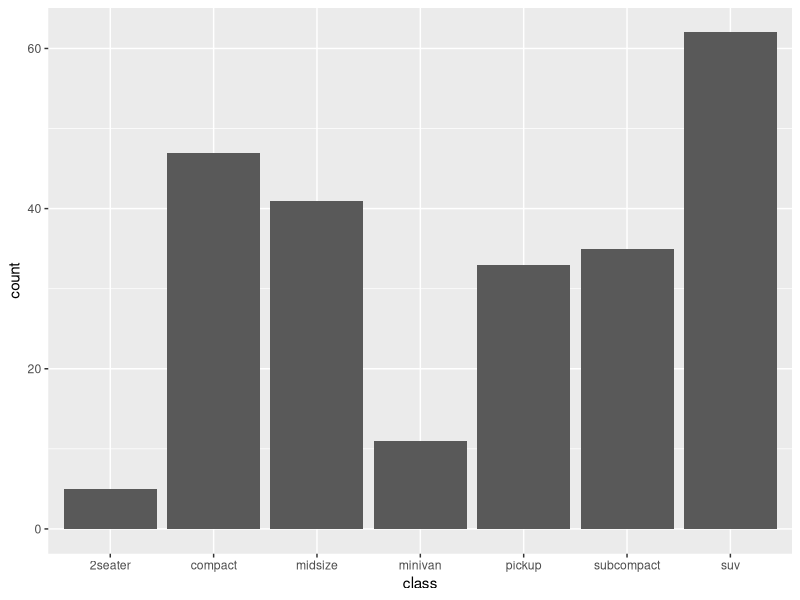
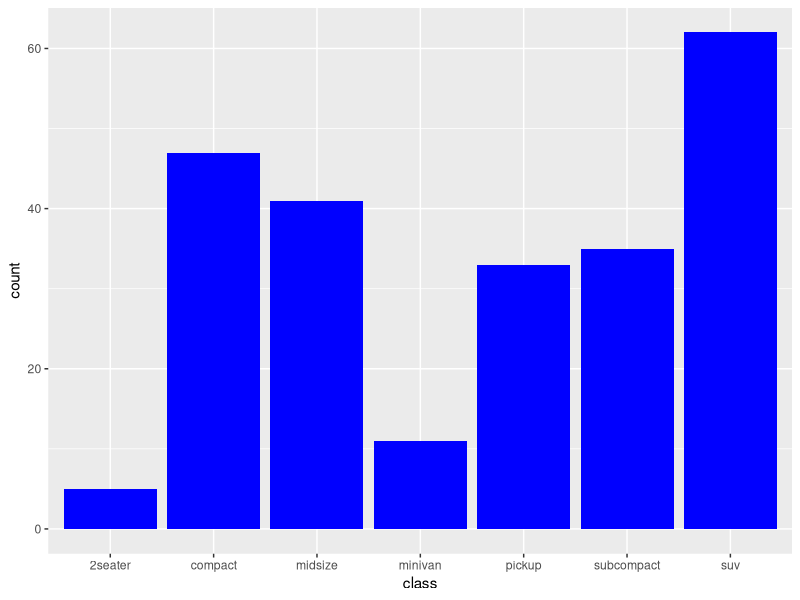
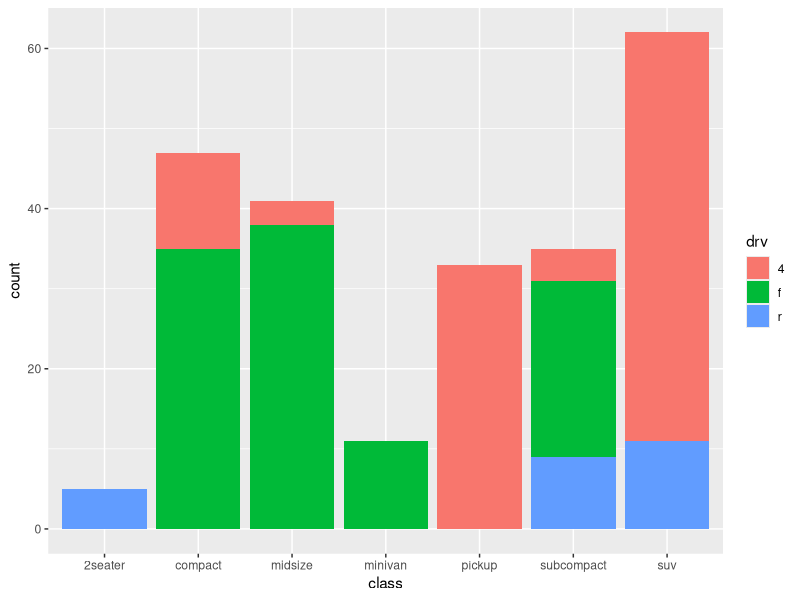
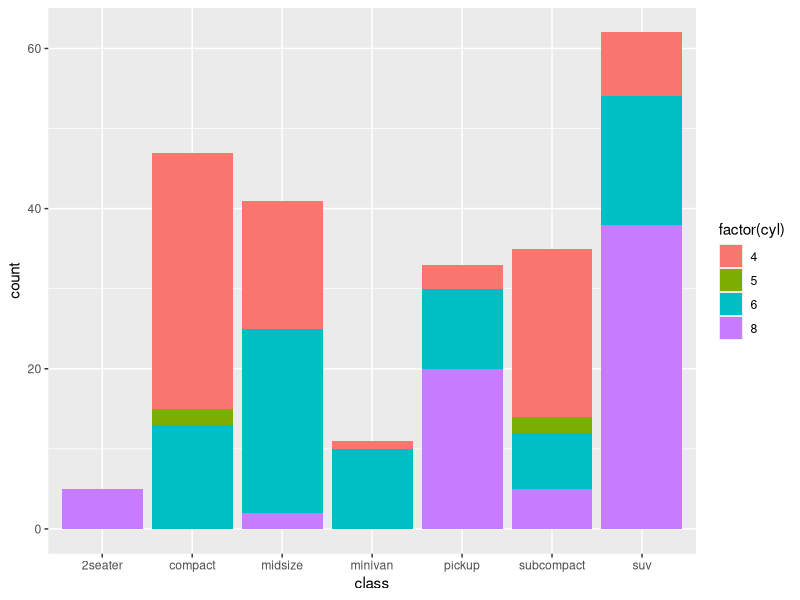
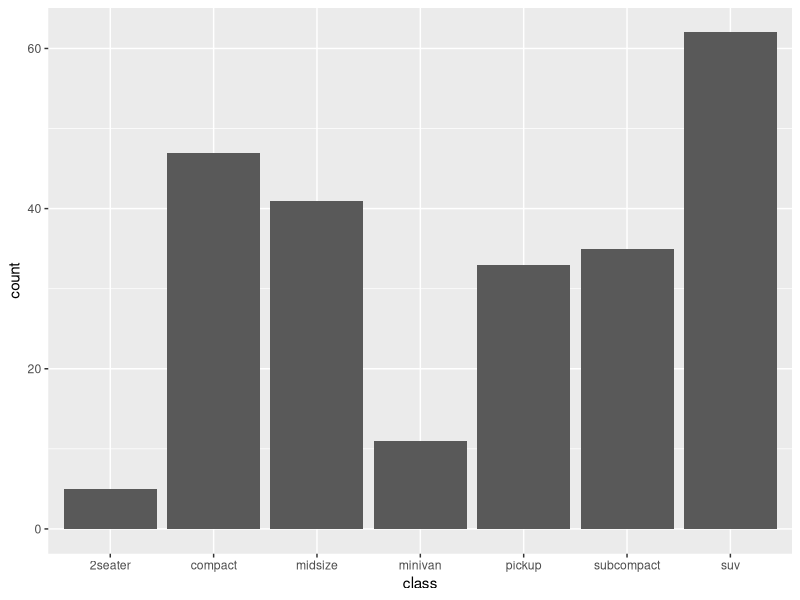
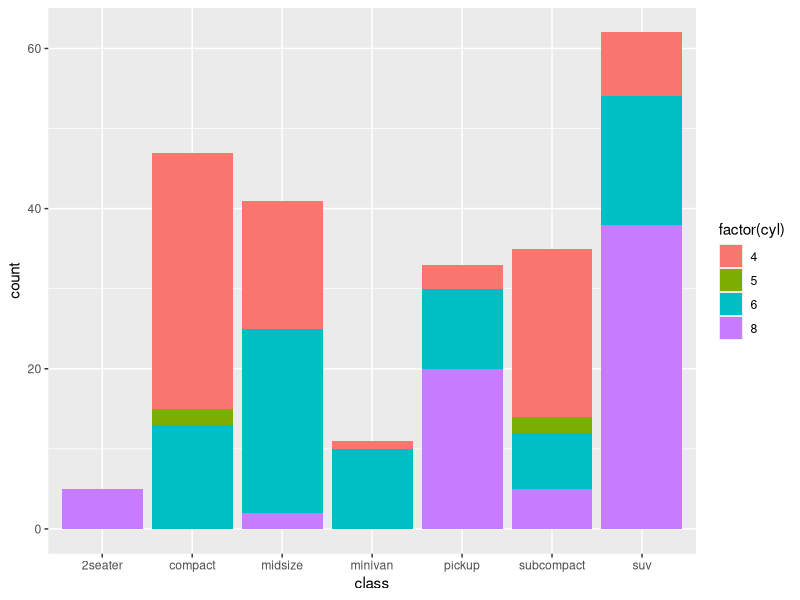
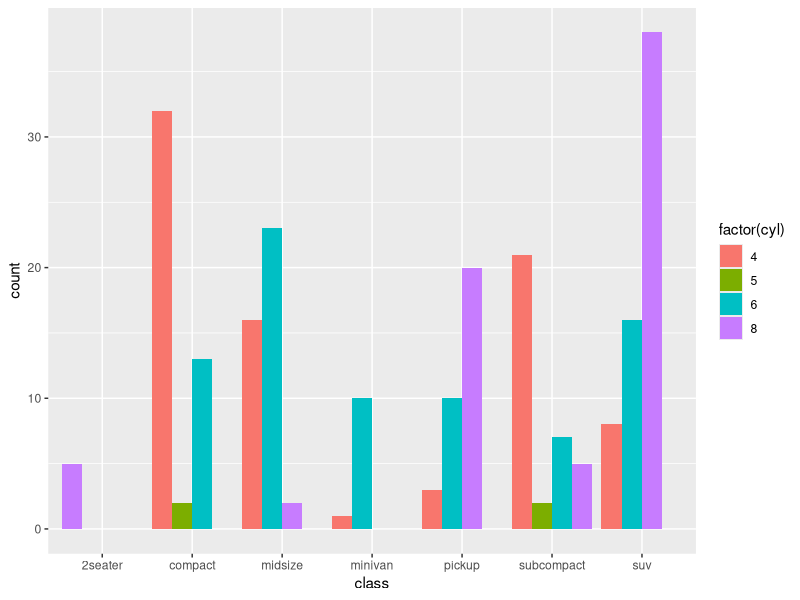
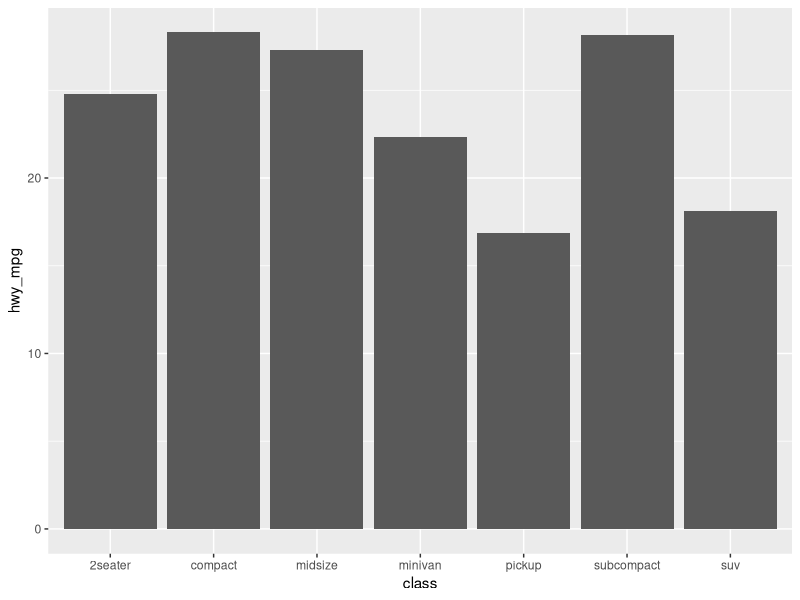

Recreate these plots in R, in order. (Note: this script raises an error after producing the figures.)
# This workbook is built to help you master the bar chart in ggplot
# It is designed to accompany this guide on my website:
# https://michaeltoth.me/a-detailed-guide-to-the-ggplot-scatter-plot-in-r.html


################################################################################
##################### Loading Packages & Investigating Data ####################
################################################################################

# 1. Load your packages

library(tidyverse)



# 2. Investigate the dataset

head(mpg)
str(mpg)

# QUESTION: What variables are in the data, and what values do you see?



################################################################################
############################## Creating Bar Charts #############################
################################################################################

# 3. Create your first bar chart

ggplot(mpg) +
    geom_bar(aes(x = class))

# QUESTION: What can you say about the different types of cars in the dataset?



# 4. Changing bar color in a ggplot bar chart

ggplot(mpg) +
    geom_bar(aes(x = class), fill = 'blue')

# EXERCISE: Try changing the color to see how that affects your plot.
# HINT: You can try colors like 'red', 'green', or 'yellow'
# HINT: You can also try hex color codes if you have a specific color to match. 
# HINT: Try: '#0FA173' for the color above. Don't forget the #
# HINT: Look up your own hex color codes here: https://htmlcolorcodes.com/color-picker/



# 5. Stacked Bar Chart: Map the variable drv (front-, back-, 4-wheel drive) to a color

ggplot(mpg) +
    geom_bar(aes(x = class, fill = drv))

# QUESTION: Why does this graph produce multiple colors, when the prior graph produced only one?
# EXERCISE: Try replacing `drv` with a different variable to see what happens
# HINT: Try using a categorical variable like trans



# 6. Stacked Bar Chart: Map the variable cyl (4-, 6-, 8-cylinder engine) to a color

ggplot(mpg) + 
    geom_bar(aes(x = class, fill = factor(cyl)))

# EXERCISE: Run the two blocks of code below and compare their output
# HINT: Look at the color scale in the legend!
# QUESTION: Why did we map the variable cyl above to a factor? 
# HINT: Stacked bar charts don't work well with continuous variables
# HINT: A color scale for a categorical variable is a series of discrete colors

# Code block 1

ggplot(mpg) + 
    geom_bar(aes(x = class, fill = cyl))


# Code block 2

ggplot(mpg) + 
    geom_bar(aes(x = class, fill = factor(cyl)))



# 7. Dodged Bar Chart: Map the variable cyl (4-, 6-, 8-cylinder engine) to a color

ggplot(mpg) + 
    geom_bar(aes(x = class, fill = factor(cyl)), 
             position = position_dodge(preserve = 'single'))

# EXERCISE: Compare this graph with the stacked bar graph from before
# QUESTION: Name a comparison that is easier to make with each type of graph
# HINT: Think about comparisons across vehicle class and across number of cylinders!



################################################################################
################### Creating Bar Charts with a Defined y-axis ##################
################################################################################

# 8. Calculate average highway miles per gallon by class

by_hwy_mpg <- mpg %>% group_by(class) %>% summarise(hwy_mpg = mean(hwy))

# QUESTION: Which car class has the best (highest) highway mpg?



# 9. Graph highway mpg by class: introducing stat = 'identity'

ggplot(by_hwy_mpg) + 
    geom_bar(aes(x = class, y = hwy_mpg), stat = 'identity')

# EXERCISE: Try running this code without stat = 'identity'. 
# QUESTION: What happened?
# QUESTION: What do you think this error message means?
# HINT: Check the blog post for more information!



# 10. Graph highway mpg by class: introducing geom_col

ggplot(by_hwy_mpg) + 
    geom_col(aes(x = class, y = hwy_mpg))

# EXERCISE: Compare this code to the code above from step 8
# QUESTION: Which code changes did you find
# QUESTION: Why are these two graphs the same?
# HINT: Read the description for geom_col by running ?geom_col in your console



################################################################################
################### Aesthetics and Parameters for Bar Charts ###################
################################################################################

# 11. Introducing the color parameter for a bar chart

ggplot(mpg) +
    geom_bar(aes(x = class), color = 'blue')

# QUESTION: When might you use color instead of, or in addition to, fill?



# 12. Applying color and fill parameters to the same chart

ggplot(mpg) +
    geom_bar(aes(x = class), fill = '#003366', color = '#add8e6')



# 13. WORKBOOK BONUS: Mapping drv to the color aesthetic

ggplot(mpg) + 
    geom_bar(aes(x = class, color = drv), fill = 'white')

# QUESTION: Do you prefer this style of stacked bar graph or the filled stacked bar we saw before?



# 14. WORKBOOK BONUS: Mapping drv to the alpha aesthetic to add transparency

ggplot(mpg) + 
    geom_bar(aes(x = class, alpha = drv))

# QUESTION: Does this use of alpha improve or reduce the readability of this graph?



################################################################################
############# Common Errors with Aesthetic Mappings and Parameters #############
################################################################################

# 15. Error: Trying to include aesthetic mappings *outside* your `aes()` call

ggplot(mpg) + geom_bar(aes(x = class), fill = drv)

# EXERCISE: Why do you think this code returns an error? 
# HINT: Are we including our call to 'fill' in the right place?
# QUESTION: How can you fix this error?



# 12. Error: Trying to specify parameters *inside* your `aes()` call

ggplot(mpg) + 
    geom_bar(aes(x = class, fill = 'blue'))

# EXERCISE: Why doesn't this code color our graph in blue?
# HINT: Are we including our call to 'fill' in the right place?
# QUESTION: How can you fix this issue?